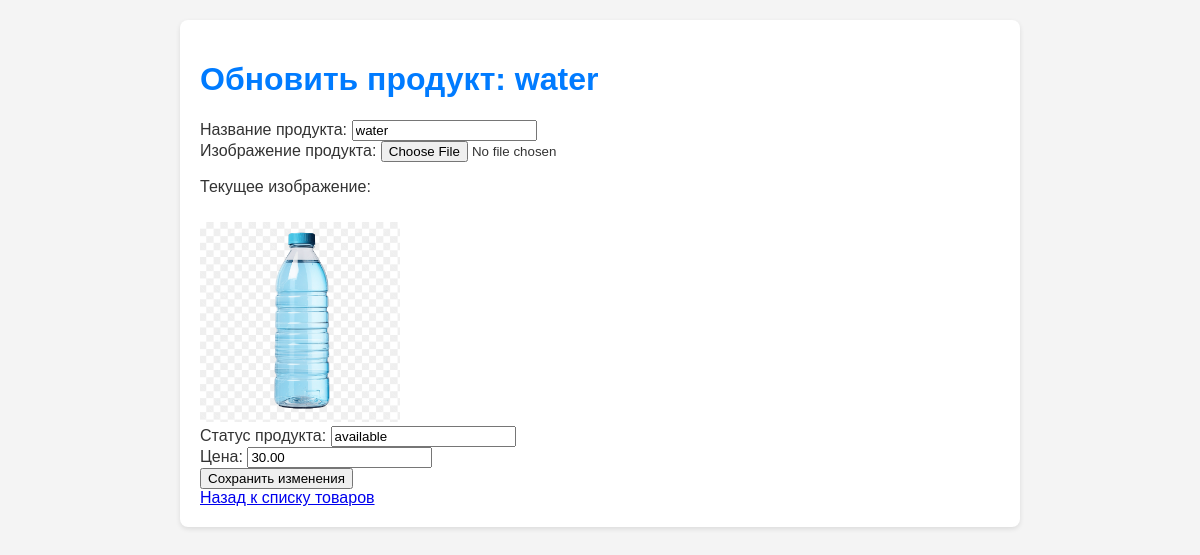
The page /product_update/7/ on the database its author committed.
### core/models.py (models this page shows, shortened)
class Product(models.Model):
    name = models.CharField(verbose_name='ProductName', max_length=255, blank=False)
    price = models.DecimalField(verbose_name='Price', max_digits=10, decimal_places=2, default=0.00)
    status = models.CharField(max_length=30, choices=consts.PRODUCT_STATUS, default='available')
    image = models.ImageField(upload_to='products/', verbose_name='Product Image', blank=True)
    categories = models.ManyToManyField(
        Category,
        blank=False,
        verbose_name='categories',
        related_name='product'
    )
    class Meta:
        verbose_name = 'Product'
        verbose_name_plural = 'Products'
        ordering = ['name']

### core/views.py (the view, shortened to what this page needs)
# urls.py: path('product_update/<int:pk>/', ProductUpdate.as_view(), name='produce_update'),
class ProductUpdate(UpdateView):
    model = Product
    template_name = 'produce_shelf/produce_update.html'
    fields = ['name', 'price']

### templates/produce_shelf/produce_update.html (shortened to what this page needs)
{% extends 'base.html' %}
{% block content %}
    <h1>Обновить продукт: {{ product.name }}</h1>
    <form method="POST" enctype="multipart/form-data">
        <div class="form-group">
            <label for="name">Название продукта:</label>
            <input type="text" id="name" name="name" value="{{ product.name }}" class="form-control" required>
        </div>
        <div class="form-group">
            <label for="image">Изображение продукта:</label>
            <input type="file" id="image" name="image" class="form-control">
            {% if product.image %}
                <p>Текущее изображение:</p>
                <img src="{{ product.image.url }}" alt="{{ product.name }}" style="max-width: 200px; margin-top: 10px;">
            {% endif %}
        </div>
        <div class="form-group">
            <label for="status">Статус продукта:</label>
            <input type="text" id="status" name="status" value="{{ product.status }}" class="form-control" required>
        </div>
        <div class="form-group">
            <label for="price">Цена:</label>
            <input type="number" id="price" name="price" value="{{ product.price }}" step="0.01" class="form-control" required>
        </div>
        <button type="submit" class="btn btn-primary">Сохранить изменения</button>
    </form>
    <a href="{% url 'produce_shelf' %}" class="btn btn-secondary" style="margin-top: 20px;">Назад к списку товаров</a>
{% endblock %}

### templates/base.html (style rules this page uses)
body { font-family: Arial, sans-serif; margin: 0; padding: 0; background-color: #f4f4f4; color: #333; }
h1 { color: #007BFF; }

### rows shown on the page
Product: name "water", image (picture), status "available", price "30.00"
